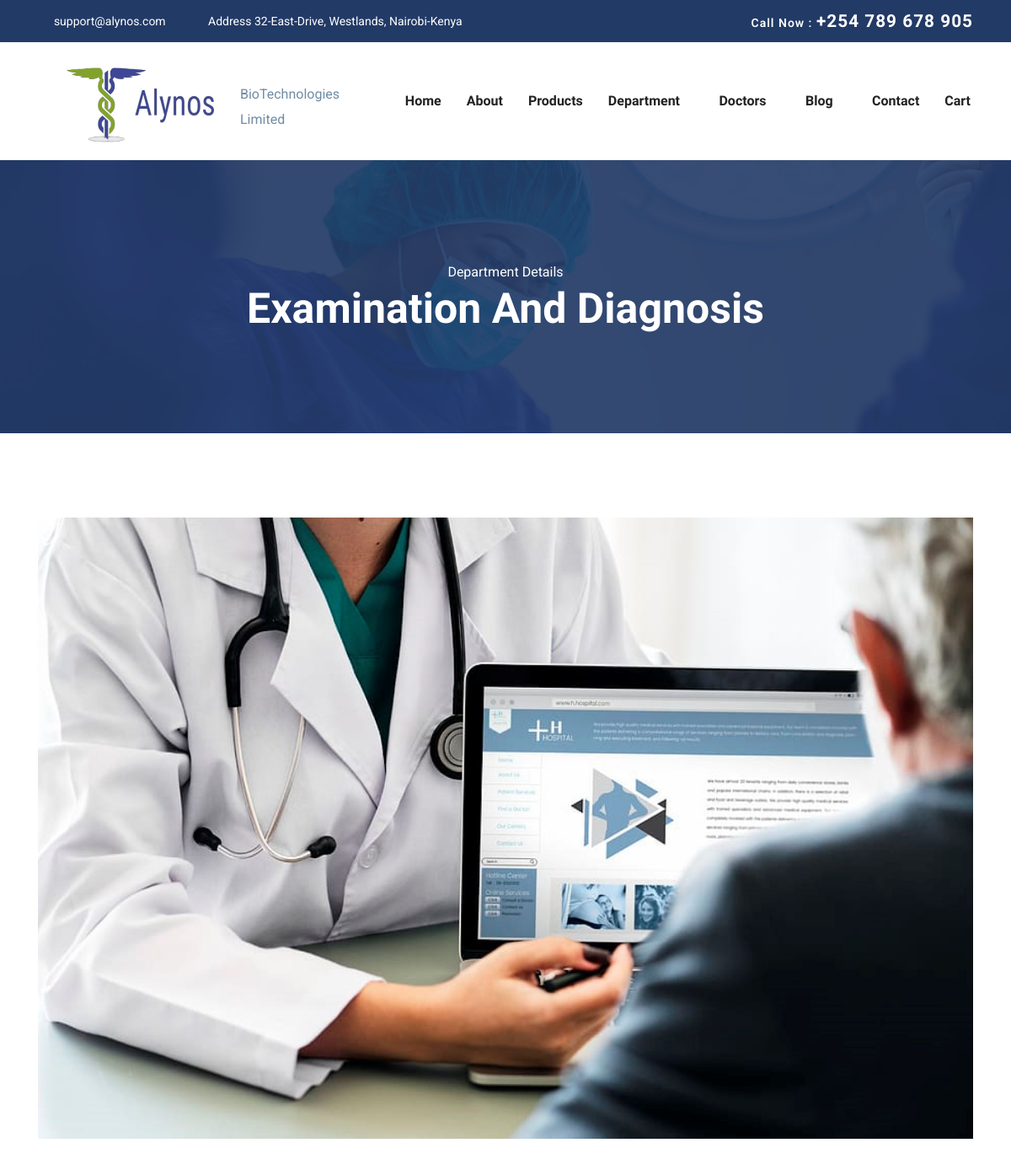
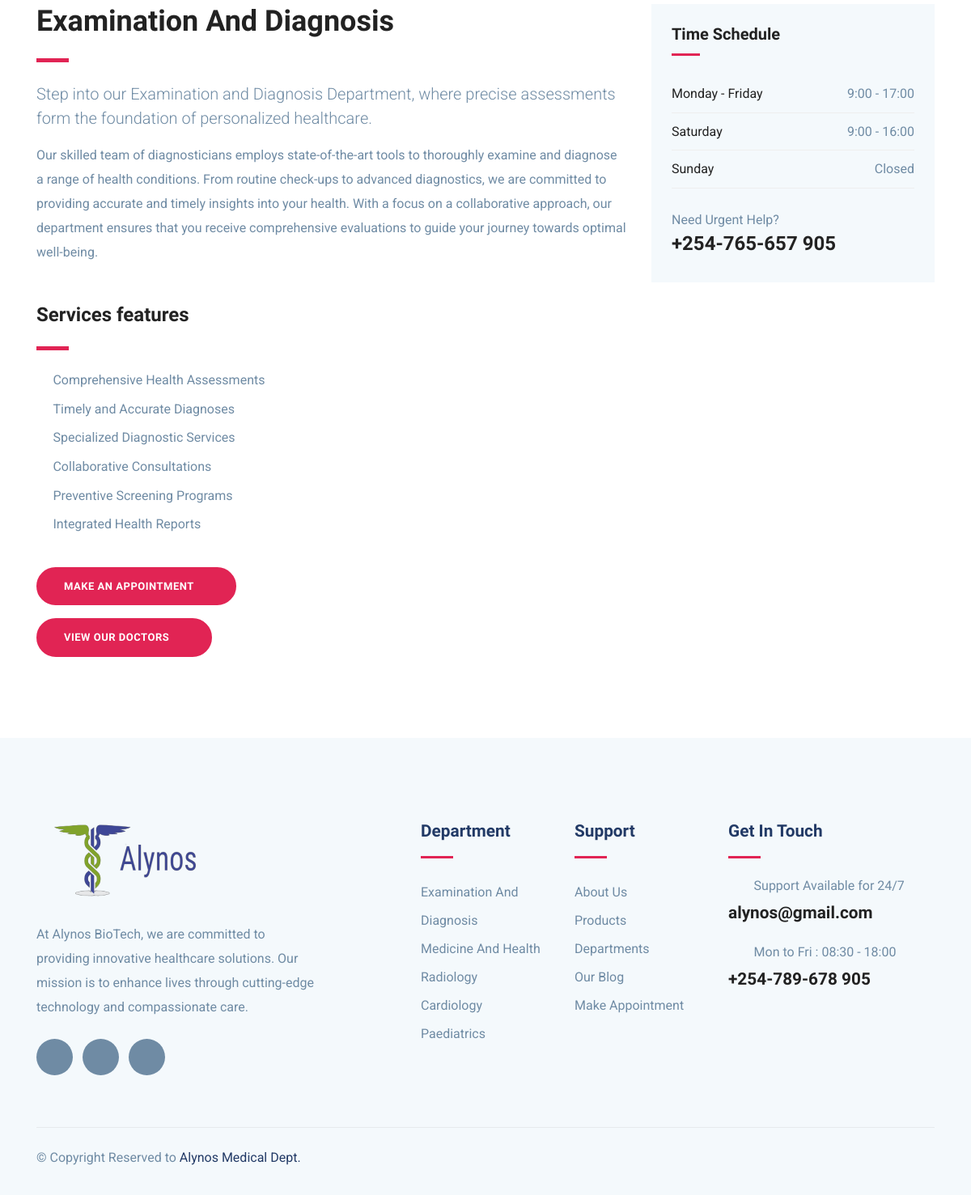
/department_single/1/, run on the app's committed database (2 pictures, top to bottom).
### System_App/models.py (models this page shows, shortened)
class Department(models.Model):
    name = models.CharField(max_length=255)
    image = models.ImageField(upload_to='department_images/',null=True, blank=True)
    description =models.TextField()

class DepartmentDetails(models.Model):
    department = models.OneToOneField(Department, on_delete=models.CASCADE)
    image = models.ImageField(upload_to='department_images/', null=True, blank=True)
    description1 = models.TextField()
    description2 = models.TextField()
    service_feature1 = models.CharField(max_length=255)
    service_feature2 = models.CharField(max_length=255, blank=True, null=True)
    service_feature3 = models.CharField(max_length=255, blank=True, null=True)
    service_feature4 = models.CharField(max_length=255, blank=True, null=True)
    service_feature5 = models.CharField(max_length=255, blank=True, null=True)
    service_feature6 = models.CharField(max_length=255, blank=True, null=True)

### System_App/views.py (the view)
# urls.py: path('department_single/<int:department_id>/', views.department_single, name="department_single"),
def department_single(request, department_id):
    department = get_object_or_404(Department, pk=department_id)
    details = get_object_or_404(DepartmentDetails, department=department)
    return render(request, "department-single.html", {'department': department, 'details': details, 'navbar': 'department_single'})

### System_App/templates/department-single.html (shortened to what this page needs)
{%extends 'layout.html' %}
{% load static %}
{% block body %}
<section class="page-title bg-1">
  <div class="container">
    <div class="row">
      <div class="col-md-12">
        <div class="block text-center">
          <span class="text-white">Department Details</span>
          <h1 class="text-capitalize mb-5 text-lg">{{ department.name}}</h1>
        </div>
      </div>
    </div>
  </div>
</section>
<section class="section department-single">
	<div class="container">
		<div class="row">
			<div class="col-lg-12">
				<div class="department-img">
					<img src="{{details.image.url}}" alt="{{ department.name }} Image" class="img-fluid">
				</div>
			</div>
		</div>
		<div class="row">
			<div class="col-lg-8">
				<div class="department-content mt-5">
					<h3 class="text-md">{{ department.name}}</h3>
					<div class="divider my-4"></div>
					<p class="lead">{{ details.description1}}</p>
                    <p>{{ details.description2}}</p>
					<h3 class="mt-5 mb-4">Services features</h3>
					<div class="divider my-4"></div>
					<ul class="list-unstyled department-service">
						<li><i class="icofont-check mr-2"></i>{{ details.service_feature1}}</li>
						<li><i class="icofont-check mr-2"></i>{{ details.service_feature2}}</li>
						<li><i class="icofont-check mr-2"></i>{{ details.service_feature3}}</li>
						<li><i class="icofont-check mr-2"></i>{{ details.service_feature4}}</li>
						<li><i class="icofont-check mr-2"></i>{{ details.service_feature5}}</li>
						<li><i class="icofont-check mr-2"></i>{{ details.service_feature6}}</li>
					</ul>
					<a href="{% url 'BioTech_App:appointment' %}" class="btn btn-main-2 btn-round-full">Make an Appointment<i class="icofont-simple-right ml-2  "></i></a>
                    <a href="{% url 'BioTech_App:doctor' %}" class="btn btn-main-2 btn-round-full">View Our Doctors<i class="icofont-simple-right ml-2"></i></a>
				</div>
			</div>
			<div class="col-lg-4">
				<div class="sidebar-widget schedule-widget mt-5">
					<h5 class="mb-4">Time Schedule</h5>
					<ul class="list-unstyled">
					  <li class="d-flex justify-content-between align-items-center">
					    <a href="#">Monday - Friday</a>
					    <span>9:00 - 17:00</span>
					  </li>
					  <li class="d-flex justify-content-between align-items-center">
					    <a href="#">Saturday</a>
					    <span>9:00 - 16:00</span>
					  </li>
					  <li class="d-flex justify-content-between align-items-center">
					    <a href="#">Sunday</a>
					    <span>Closed</span>
					  </li>
					</ul>
					<div class="sidebar-contatct-info mt-4">
						<p class="mb-0">Need Urgent Help?</p>
						<h3>+254-765-657 905</h3>
					</div>
				</div>
			</div>
		</div>
	</div>
</section>
{% endblock %}

### System_App/static/css/style.css (style rules this page uses)
html { overflow-x: hidden; }
body { line-height: 1.6; font-family: "Roboto", sans-serif; -webkit-font-smoothing: antialiased; font-size: 16px; color: #6F8BA4; font-weight: 400; }
h1, .h1, h2, .h2, h3, .h3, h4, .h4, h5, .h5, h6, .h6 { font-family: "Exo", sans-serif; font-weight: 700; color: #222; }
h1, .h1 { font-size: 2.5rem; }
h3, .h3 { font-size: 1.5rem; }
h5, .h5 { font-size: 1.25rem; }
p { line-height: 30px; }
.btn { display: inline-block; font-size: 14px; font-size: 0.8125rem; font-weight: 700; letter-spacing: .5px; padding: .75rem 2rem; font-family: "Exo", sans-serif; text-transform: uppercase; border-radius: 5px; border: 2px solid transparent; transition: all .35s ease; }
.btn-main-2 { background: #e12454; color: #fff; border-color: #e12454; }
.btn-round-full { border-radius: 50px; }
.section { padding: 100px 0; }
.text-md { font-size: 2.25rem; }
.text-lg { font-size: 3.75rem; }
a { color: #222; text-decoration: none; transition: all .35s ease; }
.page-title { padding: 120px 0px 70px 0px; position: relative; }
.page-title .block h1 { color: #fff; }
.text-lg { font-size: 50px; }
.bg-1 { background: url("../images/bg/22.jpg") no-repeat 50% 50%; background-size: cover; position: relative; }
.divider { width: 40px; height: 5px; background: #e12454; }
.department-service { margin-bottom: 40px; }
.department-service li { margin-bottom: 10px; }
.department-service li i { color: #e12454; }
.sidebar-widget { margin-bottom: 30px; padding-bottom: 35px; }
.sidebar-widget h5 { margin-bottom: 30px; position: relative; padding-bottom: 15px; }
.sidebar-widget h5:before { position: absolute; content: ""; left: 0px; bottom: 0px; width: 35px; height: 3px; background: #e12454; }
.sidebar-widget.schedule-widget { background: #f4f9fc; padding: 25px; }
.sidebar-widget.schedule-widget ul li { padding: 10px 0px; border-bottom: 1px solid #eee; }

### data on the page
Department: name "Examination And Diagnosis"
DepartmentDetails: image (picture), description1 "Step into our Examination and Diagnosis Department, where precise assessments form the foundation of personalized healthcare.", description2 "Our skilled team of diagnosticians employs state-of-the-art tools to thoroughly examine and diagnose a range of health conditions. From routine check-ups to advanced diagnostics, we are committed to providing accurate and timely insights into your health. With a focus on a collaborative approach, our department ensures that you receive comprehensive evaluations to guide your journey towards optimal well-being.", service_feature1 "Comprehensive Health Assessments", service_feature2 "Timely and Accurate Diagnoses", service_feature3 "Specialized Diagnostic Services", service_feature4 "Collaborative Consultations", service_feature5 "Preventive Screening Programs", service_feature6 "Integrated Health Reports"
